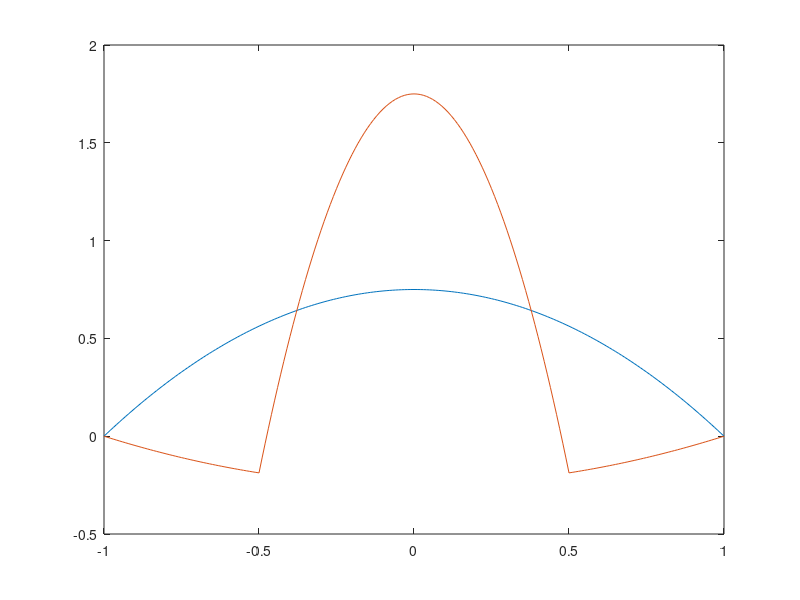

MATLAB code to generate this figure: (Note: this script raises an error after producing the figure.)
x = -2:0.01:2;
x = x(abs(x)<=1);
 y = (3/4).*(1-(x.^2));
 plot(x,y)
hold on
 %
%  area2d(x,y)

x = -2:0.01:2;
x1 = x(abs(x)<=1/2);
y1 = (7-(31*x1.^2))/4;
x2 = x(abs(x)>=1/2 & abs(x)<=1);
y2 = ((x2.^2)-1)/4;
x3 = x(abs(x)>=1);
y3 = x3*0;

% plot([x1 x2 x3], [y1 y2 y3],'-')

X = [x1 x2];
Y = [y1 y2];
[a,b]=sort(X);
plot(X(b),Y(b),'-')

area2d(X(b),Y(b))